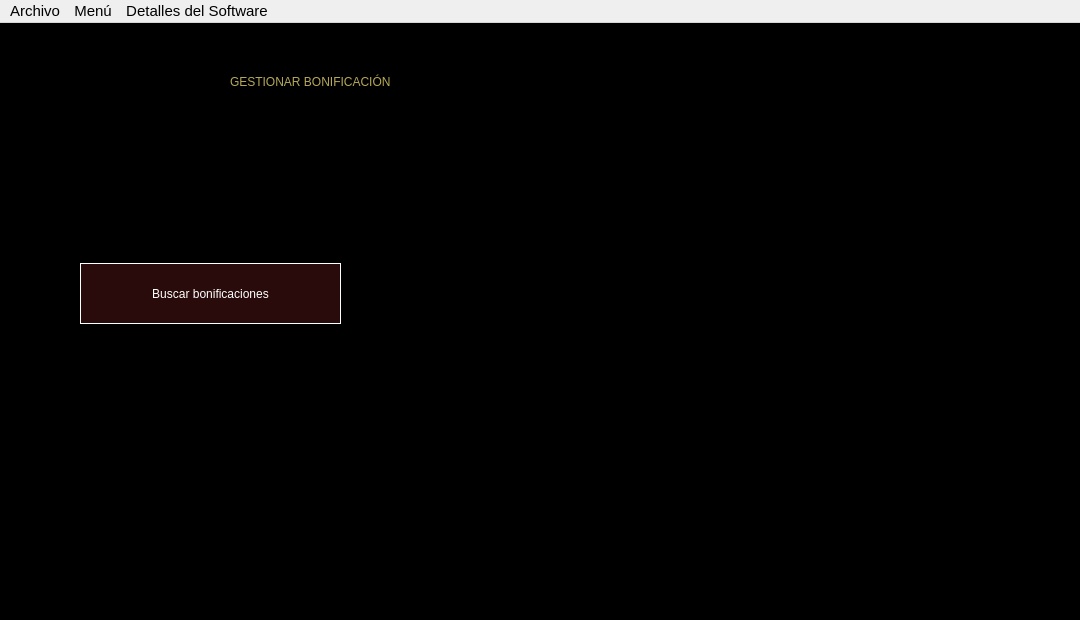
<?xml version="1.0" encoding="UTF-8"?>
<ui version="4.0">
 <class>MainWindow</class>
 <widget class="QMainWindow" name="MainWindow">
  <property name="geometry">
   <rect>
    <x>0</x>
    <y>0</y>
    <width>1080</width>
    <height>620</height>
   </rect>
  </property>
  <property name="minimumSize">
   <size>
    <width>1080</width>
    <height>620</height>
   </size>
  </property>
  <property name="maximumSize">
   <size>
    <width>1080</width>
    <height>620</height>
   </size>
  </property>
  <property name="font">
   <font>
    <pointsize>9</pointsize>
   </font>
  </property>
  <property name="windowTitle">
   <string>Gestión de Sueldos</string>
  </property>
  <property name="styleSheet">
   <string notr="true">QWidget#centralwidget{
background-color: rgb(0, 0, 0);
}
</string>
  </property>
  <widget class="QWidget" name="centralwidget">
   <widget class="QLabel" name="label">
    <property name="geometry">
     <rect>
      <x>230</x>
      <y>20</y>
      <width>651</width>
      <height>78</height>
     </rect>
    </property>
    <property name="styleSheet">
     <string notr="true">font: 700 40pt &quot;Calibri&quot;;
color: rgb(182, 169, 89);
</string>
    </property>
    <property name="text">
     <string>GESTIONAR BONIFICACIÓN</string>
    </property>
   </widget>
   <widget class="QPushButton" name="pushButtonBuscarBonificaciones">
    <property name="geometry">
     <rect>
      <x>80</x>
      <y>240</y>
      <width>261</width>
      <height>61</height>
     </rect>
    </property>
    <property name="cursor">
     <cursorShape>PointingHandCursor</cursorShape>
    </property>
    <property name="autoFillBackground">
     <bool>false</bool>
    </property>
    <property name="styleSheet">
     <string notr="true">font: 700 20pt &quot;Calibri&quot;;
color: white;
border: 1px solid white;
background-color: rgb(41, 11, 11);</string>
    </property>
    <property name="text">
     <string>Buscar bonificaciones</string>
    </property>
   </widget>
   <widget class="QPushButton" name="pushButtonRegresar">
    <property name="geometry">
     <rect>
      <x>990</x>
      <y>500</y>
      <width>61</width>
      <height>61</height>
     </rect>
    </property>
    <property name="font">
     <font>
      <pointsize>36</pointsize>
     </font>
    </property>
    <property name="cursor">
     <cursorShape>PointingHandCursor</cursorShape>
    </property>
    <property name="styleSheet">
     <string notr="true"/>
    </property>
    <property name="text">
     <string/>
    </property>
    <property name="icon">
     <iconset>
      <normaloff>flecha_regresar.png</normaloff>flecha_regresar.png</iconset>
    </property>
    <property name="iconSize">
     <size>
      <width>50</width>
      <height>50</height>
     </size>
    </property>
    <property name="autoDefault">
     <bool>false</bool>
    </property>
    <property name="default">
     <bool>false</bool>
    </property>
    <property name="flat">
     <bool>true</bool>
    </property>
   </widget>
   <widget class="QLabel" name="label_2">
    <property name="geometry">
     <rect>
      <x>390</x>
      <y>120</y>
      <width>681</width>
      <height>451</height>
     </rect>
    </property>
    <property name="text">
     <string/>
    </property>
    <property name="pixmap">
     <pixmap>monedas_dark.PNG</pixmap>
    </property>
    <property name="scaledContents">
     <bool>true</bool>
    </property>
   </widget>
   <zorder>label</zorder>
   <zorder>pushButtonBuscarBonificaciones</zorder>
   <zorder>label_2</zorder>
   <zorder>pushButtonRegresar</zorder>
  </widget>
  <widget class="QMenuBar" name="menubarMenuBonificacion">
   <property name="geometry">
    <rect>
     <x>0</x>
     <y>0</y>
     <width>1080</width>
     <height>26</height>
    </rect>
   </property>
   <property name="font">
    <font>
     <pointsize>11</pointsize>
     <italic>false</italic>
     <bold>false</bold>
    </font>
   </property>
   <widget class="QMenu" name="menubarArchivo">
    <property name="font">
     <font>
      <pointsize>11</pointsize>
     </font>
    </property>
    <property name="title">
     <string>Archivo</string>
    </property>
    <addaction name="separator"/>
    <addaction name="actionSalir"/>
   </widget>
   <widget class="QMenu" name="menubarMenu">
    <property name="font">
     <font>
      <pointsize>11</pointsize>
     </font>
    </property>
    <property name="title">
     <string>Menú</string>
    </property>
    <addaction name="actionInicio"/>
    <addaction name="actionTrabajador"/>
    <addaction name="actionBonificaciones"/>
   </widget>
   <widget class="QMenu" name="menubarDetallesSW">
    <property name="title">
     <string>Detalles del Software</string>
    </property>
    <addaction name="actionAcercaDeGestorDeSueldosV1"/>
    <addaction name="actionAcercaDeNosotros"/>
   </widget>
   <addaction name="menubarArchivo"/>
   <addaction name="menubarMenu"/>
   <addaction name="menubarDetallesSW"/>
  </widget>
  <action name="actionSobre_nosotros">
   <property name="text">
    <string>Sobre nosotros</string>
   </property>
  </action>
  <action name="actionSalir">
   <property name="text">
    <string>Salir</string>
   </property>
  </action>
  <action name="actionInicio">
   <property name="text">
    <string>Inicio</string>
   </property>
  </action>
  <action name="actionTrabajador">
   <property name="text">
    <string>Trabajador</string>
   </property>
  </action>
  <action name="actionBonificaciones">
   <property name="text">
    <string>Bonificaciones</string>
   </property>
  </action>
  <action name="actionAcerca_de_Gestor_de_Sueldos_v1">
   <property name="text">
    <string>Acerca de Gestor de Sueldos v1</string>
   </property>
  </action>
  <action name="actionAcerca_de_nosotros">
   <property name="text">
    <string>Acerca de nosotros</string>
   </property>
  </action>
  <action name="actionAcerca_de_Gestor_de_Sueldos_v1_2">
   <property name="text">
    <string>Acerca de Gestor de Sueldos v1</string>
   </property>
  </action>
  <action name="actionAcerca_de_nosotros_2">
   <property name="text">
    <string>Acerca de nosotros</string>
   </property>
  </action>
  <action name="actionAcercaDeGestorDeSueldosV1">
   <property name="text">
    <string>Acerca de Gestor de Sueldos v1</string>
   </property>
   <property name="font">
    <font>
     <pointsize>11</pointsize>
    </font>
   </property>
  </action>
  <action name="actionAcercaDeNosotros">
   <property name="text">
    <string>Acerca de nosotros</string>
   </property>
   <property name="font">
    <font>
     <pointsize>11</pointsize>
    </font>
   </property>
  </action>
 </widget>
 <resources/>
 <connections/>
</ui>
